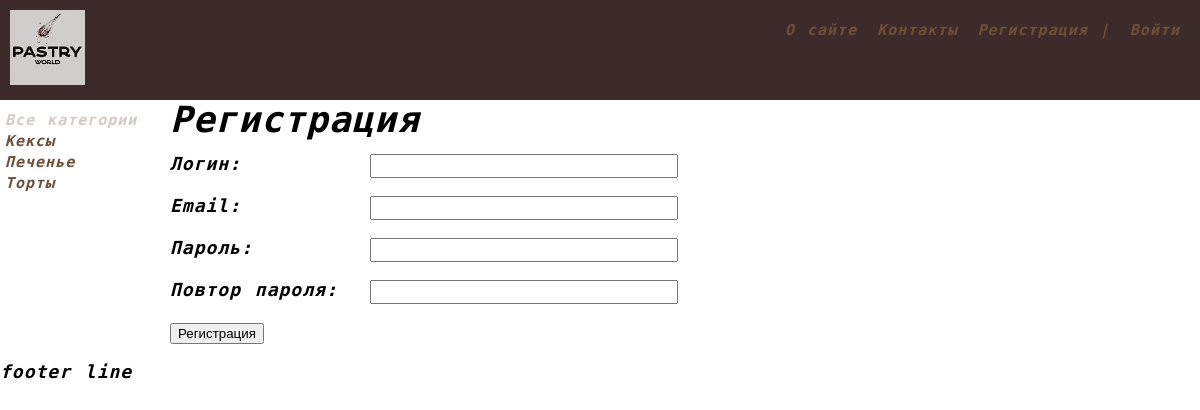
Screenshot of /register/ with the database file from the repository.
### pastrymain/models.py (models this page shows, shortened)
class Categories(models.Model):
    name = models.CharField(max_length=100, db_index=True, verbose_name='Категория')
    slug = models.SlugField(max_length=255, unique=True, db_index=True, verbose_name='url_slug')
    def get_absolute_url(self):
        return reverse('category', kwargs={'category_slug': self.slug})
    class Meta:
        verbose_name = "Категория"
        verbose_name_plural = "Категории"
        ordering = ['pk']

### pastrymain/views.py (the view, shortened to what this page needs)
# urls.py: path('register/', RegisterUser.as_view(), name='register'),
class RegisterUser(DataMixin, CreateView):
    form_class = RegisterUserForm
    template_name = 'pastrymain/register.html'
    success_url = reverse_lazy('login')
    def get_context_data(self, *, object_list=None, **kwargs):
        context = super().get_context_data(**kwargs)
        c_def = self.get_user_context(title='Регистрация')
        return dict(list(context.items()) + list(c_def.items()))

### pastrymain/forms.py
class RegisterUserForm(UserCreationForm):
    username = forms.CharField(label='Логин', widget=forms.TextInput(attrs={'class': 'form-input'}))
    email = forms.EmailField(label='Email', widget=forms.EmailInput(attrs={'class': 'form-input'}))
    password1 = forms.CharField(label='Пароль', widget=forms.PasswordInput(attrs={'class': 'form-input'}))
    password2 = forms.CharField(label='Повтор пароля', widget=forms.PasswordInput(attrs={'class': 'form-input'}))
    class Meta:
        model = User
        fields = ('username', 'email', 'password1', 'password2')

### pastrymain/utils.py (called while the page is built)
    def get_user_context(self, **kwargs):
        context = kwargs
        categories = Categories.objects.annotate(Count('recipes'))
        user_menu = menu.copy()
        if not self.request.user.is_authenticated:
            user_menu.pop(1)
        context['menu'] = user_menu
        context['categories'] = categories
        if 'category_selected' not in context:
            context['category_selected'] = 0
        return context

### pastrymain/templates/pastrymain/register.html (shortened to what this page needs)
{% extends 'pastrymain/base.html' %}
{% block content %}
<h1>{{title}}</h1>
<form method="post">
    {% for f in form %}
        <p><label class="form-label" for="{{ f.id_for_label }}">{{f.label}}: </label>{{ f }}</p>
    {% endfor %}
    <button type="submit">Регистрация</button>
</form>
{% endblock %}

### pastrymain/templates/pastrymain/base.html (shortened to what this page needs)
<!DOCTYPE html>
<html lang="en">
{% load static %}
{% load pastry_tags %}
<head>
    <link rel="stylesheet" type="text/css" href="{% static 'pastrymain/css/styles.css' %}">
</head>
<body>
    <nav class="topnav" id="topnav">
        {% block mainmenu %}
            <a class="logo" href="{% url 'main' %}">
            <img class="logo" src="{% static 'pastrymain/images/logo.jpg' %}" alt=""></a>
            <div class="topnav-right">
            {% for m in menu %}
                    <a href="{% url m.url_name %}">{{m.title}}</a>
            {% endfor %}
            {% if request.user.is_authenticated %}
                <a href="{% url 'logout' %}">Выйти {{ user.username }}</a>
                {% else %}
                <a href="{% url 'register' %}">Регистрация |</a><a href="{% url 'login' %}">Войти</a>
            {% endif %}
            </div>
        {% endblock mainmenu %}
    </nav>
<nav id="mySidenav" class="sidenav">
    {% if category_selected == 0 %}
        <div class="sidenav_box_selected">Все категории</div>
    {% else %}
        <div class="sidenav_box"><a href="{% url 'main' %}">Все категории</a></div>
    {% endif %}
    {% for c in categories %}
        {% if c.recipes__count > 0 %}
            {% if c.pk == category_selected %}
                <div class="sidenav_box_selected">{{c.name}}</div>
            {% else %}
                <div class="sidenav_box"><a href="{{ c.get_absolute_url }}">{{c.name}}</a></div>
            {% endif %}
        {% endif %}
    {% endfor %}
</nav>
<div class="content">
    {% block content %}
    {% endblock %}
    </div>
<div id="footer">
    <p>footer line</p>
</div>
</body>
</html>

### pastrymain/static/pastrymain/css/styles.css (style rules this page uses)
body { margin: 0px; font-family: 'Spline Sans Mono', monospace, sans-serif; font-size: 18px; line-height: 20px; font-weight: 700; font-style: italic; letter-spacing: 1px; word-spacing: 2px; }
.topnav { background-color: #3C2B2AFF; overflow: hidden; position: fixed; top: 0; width: 100%; transition: top 1s; }
.topnav a { float: left; color: #704F37FF; text-align: center; padding: 10px 10px; text-decoration: none; font-size: 15px; }
.topnav-right { float: right; color: #704F37FF; text-align: center; padding: 10px 10px; text-decoration: none; font-size: 15px; }
#mySidenav { position: fixed; top: 110px; }
#mySidenav a { position: relative; left: -15px; transition: 1s; padding-left: 20px; line-height: 20px; max-width: fit-content; text-decoration: none; font-size: 15px; color: #704F37FF; }
.sidenav_box_selected { position: relative; left: -15px; padding-left: 20px; line-height: 20px; height: 20px; max-width: fit-content; opacity: 0.3; text-decoration: none; font-size: 15px; color: #704F37FF; }
.content { margin-top: 110px; margin-left: 170px; }
img { max-width: 600px; height: auto; }
.form-input { width: 300px; font-size: 16px; }
.form-label { display: inline-block; min-width: 200px; vertical-align: top; }

### rows the page displays
Categories: name "Кексы"
Categories: name "Печенье"
Categories: name "Торты"

### other values shown
{{ m.title }} "О сайте" "Контакты"
{{ title }} "Регистрация"
{{ f.label }} "Логин" "Email" "Пароль" "Повтор пароля"
